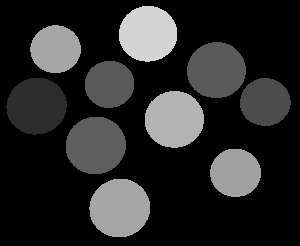
%> input picture implementation/temp/objdet.tif (cropped and resized to the size of MATLAB's example picture, made grey), 300 x 246 px, given in place of coins.png, which was not available
$ octave objdet.m   (GNU Octave 9; MATLAB toolbox functions it lacks are replaced by stand-ins)
%> lines starting %> are read from the running program, lines starting %| are printed output that depends on the picture; in (x1, y1, x2, y2) boxes, pixels count from 0 and x2, y2 are one past the last pixel; in counts of white or black regions, pixels touching at a corner belong together; the program's own positions count from 1; pictures that were not available may be replaced by others from this repository, and a replacement may not be noted
%------------------------------------------------------------------------------------------------
% Demo to illustrate simple blob detection, measurement, and filtering.
% Requires the Image Processing Toolbox (IPT) because it demonstates some functions
% supplied by that toolbox, plus it uses the "coins" demo image supplied with that toolbox.
% If you have the IPT (you can check by typing ver on the command line), you should be able to
% run this demo code simply by copying and pasting this code into a new editor window,
% and then clicking the green "run" triangle on the toolbar.
% Running time = 7.5 seconds the first run and 2.5 seconds on subsequent runs.
% A similar Mathworks demo:
% http://www.mathworks.com/products/image/demos.html?file=/products/demos/shipping/images/ipexprops.html
% Code written and posted by ImageAnalyst, July 2009.
%------------------------------------------------------------------------------------------------
% function BlobsDemo()
% echo on;
% Startup code.
tic; % Start timer.
clc; % Clear command window.
clear all; % Get rid of variables from prior run of this m-file.
disp('Running BlobsDemo.m...'); % Message sent to command window.
workspace; % Show panel with all the variables.

% Change the current folder to the folder of this m-file.
% (The line of code below is from Brett Shoelson of The Mathworks.)
if(~isdeployed)
	cd(fileparts(which(mfilename)));
end

% Read in standard MATLAB demo image
 originalImage = imread('coins.png');
%> originalImage is the input picture: size 246x300 uint8; min 0, max 211, mean 40.9
%  originalImage = imread('E:\CBIR\implementation\temp\pics\28.jpg');
%  originalImage = rgb2gray(originalImage );
 save oI originalImage;
subplot(3, 3, 1);
imshow(originalImage);
% Maximize the figure window.
set(gcf, 'Position', get(0, 'ScreenSize'));
% Force it to display RIGHT NOW (otherwise it might not display until it's all done, unless you've stopped at a breakpoint.)
drawnow;
caption = sprintf('Original "coins" image showing\n6 nickels (the larger coins) and 4 dimes (the smaller coins).');
title(caption);
axis square; % Make sure image is not artificially stretched because of screen's aspect ratio.

% Just for fun, let's get its histogram.
[pixelCount grayLevels] = imhist(originalImage);
%> pixelCount = 256 values, max 50197 at index 1, min 0 at index 2, mean 288.3; grayLevels = 256 values from 0 to 255
subplot(3, 3, 2);
bar(pixelCount); title('Histogram of original image');
xlim([0 grayLevels(end)]); % Scale x axis manually.

% Threshold the image to get a binary image (only 0's and 1's) of class "logical."
% Method #1: using im2bw()
%   normalizedThresholdValue = 0.4; % In range 0 to 1.
%   thresholdValue = normalizedThresholdValue * max(max(originalImage)); % Gray Levels.
%   binaryImage = im2bw(originalImage, normalizedThresholdValue);       % One way to threshold to binary
% Method #2: using a logical operation.
  thresholdValue = 100;
  binaryImage = originalImage > thresholdValue; % Bright objects will be the chosen if you use >.
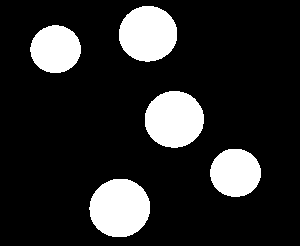
%> binaryImage: size 246x300 logical; 16% white; 5 white regions
%   binaryImage = originalImage < thresholdValue; % Dark objects will be the chosen if you use <.

% Do a "hole fill" to get rid of any background pixels inside the blobs.
binaryImage = imfill(binaryImage, 'holes');

% Show the threshold as a vertical red bar on the histogram.
hold on;
maxYValue = ylim;
hStemLines = stem(thresholdValue, maxYValue(2), 'r');
children = get(hStemLines, 'children');
set(children(2),'visible', 'off');
% Place a text label on the bar chart showing the threshold.
annotationText = sprintf('Thresholded at %d gray levels', thresholdValue);
% For text(), the x and y need to be of the data class "double" so let's cast both to double.
text(double(thresholdValue + 5), double(0.5 * maxYValue(2)), annotationText, 'FontSize', 10, 'Color', [0 .5 0]);
text(double(thresholdValue - 70), double(0.94 * maxYValue(2)), 'Background', 'FontSize', 10, 'Color', [0 0 .5]);
text(double(thresholdValue + 50), double(0.94 * maxYValue(2)), 'Foreground', 'FontSize', 10, 'Color', [0 0 .5]);


% Display the binary image.
subplot(3, 3, 3); imagesc(binaryImage); colormap(gray(256)); title('Binary Image, obtained by thresholding'); axis square;

labeledImage = bwlabel(binaryImage, 8);     % Label each blob so we can make measurements of it
%> labeledImage: size 246x300 double; 6 distinct labels, from 0 to 5
coloredLabels = label2rgb (labeledImage, 'hsv', 'k', 'shuffle'); % pseudo random color labels
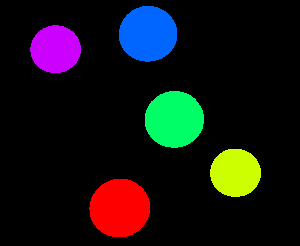
%> coloredLabels: size 246x300x3 uint8; mean R, G, B 20.3, 19.4, 19.1

subplot(3, 3, 4);
imshow(labeledImage, []);
title('Labeled Image, from bwlabel()');
axis square;
subplot(3, 3, 5);
imagesc(coloredLabels);
axis square;
caption = sprintf('Pseudo colored labels, from label2rgb().\nBlobs are numbered from top to bottom, then from left to right.');
title(caption);

% Get all the blob properties.  Can only pass in originalImage in version R2008a and later.
blobMeasurements = regionprops(labeledImage, originalImage, 'all');
%> blobMeasurements = 5 regions; largest, box (x1, y1, x2, y2), Area, Centroid, MajorAxisLength, MinorAxisLength and Eccentricity: (89, 179, 150, 237) 2796 [120.3 208.6] 61 58.39 0.289, (145, 91, 204, 148) 2648 [174.8 120] 59.38 56.8 0.291, (119, 6, 177, 62) 2563 [148.6 34.4] 58.56 55.75 0.306, (210, 149, 261, 197) 1935 [236 173.4] 50.97 48.36 0.316
numberOfBlobs = size(blobMeasurements, 1);
%> numberOfBlobs = 5

% bwboundaries() returns a cell array, where each cell contains the row/column coordinates for an object in the image.
% Plot the borders of all the coins on the original grayscale image using the coordinates returned by bwboundaries.
subplot(3, 3, 6); imagesc(originalImage);
title('Outlines, from bwboundaries()'); axis square;
hold on;
boundaries = bwboundaries(binaryImage);
%> boundaries = 5 boundaries; box (x1, y1, x2, y2) and points: (89, 179, 150, 237) 168, (145, 91, 204, 148) 164, (119, 6, 177, 62) 161, (210, 149, 261, 197) 139, (30, 25, 81, 73) 138
numberOfBoundaries = size(boundaries);
%> numberOfBoundaries = [5 1]
for k = 1 : numberOfBoundaries
	thisBoundary = boundaries{k};
% 	plot(thisBoundary(:,2), thisBoundary(:,1), 'r', 'LineWidth', 2);
	plot(thisBoundary(:,2), thisBoundary(:,1), 'r', 'LineWidth', 2);
end
%> this loop made 5 passes
hold off;


fontSize = 14;	% Used to control size of "blob number" labels put atop the image.
labelShiftX = -7;	% Used to align the labels in the centers of the coins.
blobECD = zeros(1, numberOfBlobs);
% Print header line in the command window.
fprintf(1,'Blob #      Mean Intensity  Area   Perimeter    Centroid       Diameter\n');
% Loop over all blobs printing their measurements to the command window.
for k = 1 : numberOfBlobs           % Loop through all blobs.
	% Find the mean of each blob.  (R2008a has a better way where you can pass the original image
	% directly into regionprops.  The way below works for all versions including earlier versions.)
    thisBlobsPixels = blobMeasurements(k).PixelIdxList;  % Get list of pixels in current blob.
    meanGL = mean(originalImage(thisBlobsPixels)); % Find mean intensity (in original image!)
	meanGL2008a = blobMeasurements(k).MeanIntensity; % Mean again, but only for version >= R2008a

	blobArea = blobMeasurements(k).Area;		% Get area.
	blobPerimeter = blobMeasurements(k).Perimeter;		% Get perimeter.
	blobCentroid = blobMeasurements(k).Centroid;		% Get centroid.
	blobECD(k) = sqrt(4 * blobArea / pi);					% Compute ECD - Equivalent Circular Diameter.
    fprintf(1,'#%2d %17.1f %11.1f %8.1f %8.1f %8.1f % 8.1f\n', k, meanGL, blobArea, blobPerimeter, blobCentroid, blobECD(k));
	% Put the "blob number" labels on the "boundaries" grayscale image.
	text(blobCentroid(1) + labelShiftX, blobCentroid(2), num2str(k), 'FontSize', fontSize, 'FontWeight', 'Bold');
end
%> this loop made 5 passes
%> (meanGL, meanGL2008a, blobArea, blobPerimeter, blobCentroid) on passes 1 to 5: (166, 166, 1899, 151.8, [56.14 49.77]), (165, 165, 2796, 184.6, [120.3 208.6]), (211, 211, 2563, 176.6, [148.6 34.42]), (179, 179, 2648, 179.9, [174.8 120]), (161, 161, 1935, 152.7, [236 173.4])
%| # 1             166.0      1899.0    151.8     56.1     49.8     49.2
%| # 2             165.0      2796.0    184.6    120.3    208.6     59.7
%| # 3             211.0      2563.0    176.6    148.6     34.4     57.1
%| # 4             179.0      2648.0    179.9    174.8    120.0     58.1
%| # 5             161.0      1935.0    152.7    236.0    173.4     49.6
%> after the loop, blobECD = [49.17 59.67 57.13 58.06 49.64]

% Put the labels on the rgb labeled image also.
subplot(3, 3, 5);
for k = 1 : numberOfBlobs           % Loop through all blobs.
	blobCentroid = blobMeasurements(k).Centroid;		% Get centroid.
	text(blobCentroid(1) + labelShiftX, blobCentroid(2), num2str(k), 'FontSize', fontSize, 'FontWeight', 'Bold');
end
%> this loop made 5 passes
%> blobCentroid on passes 1 to 5: [56.14 49.77], [120.3 208.6], [148.6 34.42], [174.8 120], [236 173.4]

% Now I'll demonstrate how to select certain blobs based using the ismember function.
% Let's say that we wanted to find only those blobs
% with an intensity between 150 and 220 and an area less than 2000 pixels.
% This would give us the three brightest dimes (the smaller coin type).
allBlobIntensities = [blobMeasurements.MeanIntensity];
%> allBlobIntensities = [166 165 211 179 161]
allBlobAreas = [blobMeasurements.Area];
%> allBlobAreas = [1899 2796 2563 2648 1935]
% Get a list of the blobs that meet our criteria and we need to keep.
allowableIntensityIndexes = (allBlobIntensities > 150) & (allBlobIntensities < 220);
%> allowableIntensityIndexes = [true true true true true]
allowableAreaIndexes = allBlobAreas < 2000; % Take the small objects.
%> allowableAreaIndexes = [true false false false true]
keeperIndexes = find(allowableIntensityIndexes & allowableAreaIndexes);
%> keeperIndexes = [1 5]
% Extract only those blobs that meet our criteria, and
% eliminate those blobs that don't meet our criteria.
% Note how we use ismember() to do this.
keeperBlobsImage = ismember(labeledImage, keeperIndexes);
%> keeperBlobsImage: size 246x300 logical; 5.2% white; 2 white regions, box (x1, y1, x2, y2) and area: (210, 149, 261, 197) 1935, (30, 25, 81, 73) 1899
% Re-label with only the keeper blobs kept.
labeledDimeImage = bwlabel(keeperBlobsImage, 8);     % Label each blob so we can make measurements of it
%> labeledDimeImage: size 246x300 double; 3 distinct labels, from 0 to 2
% Now we're done.  We have a labeled image of blobs that meet our specified criteria.
subplot(3, 3, 7);
imshow(labeledDimeImage, []);
axis square;
title('"Keeper" blobs (3 brightest dimes in a re-labeled image)');

% Now use the keeper blob as a mask on the original image.
% This will let us display the original image in the regions of the keeper blobs.
maskedImageDime = originalImage; % Simply a copy at first.
maskedImageDime(~keeperBlobsImage) = 0;  % Set all non-keeper pixels to zero.
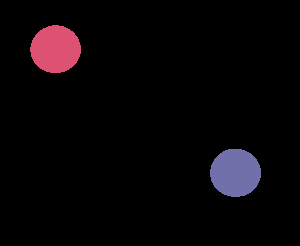
%> maskedImageDime: size 246x300 uint8; 3 distinct labels, from 0 to 166; one colour per label, 0 black
subplot(3, 3, 8);
imshow(maskedImageDime);
axis square;
title('Only the 3 brightest dimes from the original image');

% Now let's get the nickels (the larger coin type)
keeperIndexes = find(allBlobAreas > 2000);  % Take the larger objects.
%> keeperIndexes = [2 3 4]
% Note how we use ismember to select the blobs that meet our criteria.
nickelBinaryImage = ismember(labeledImage, keeperIndexes);
%> nickelBinaryImage: size 246x300 logical; 10.8% white; 3 white regions, box (x1, y1, x2, y2) and area: (89, 179, 150, 237) 2796, (145, 91, 204, 148) 2648, (119, 6, 177, 62) 2563
maskedImageNickel = originalImage; % Simply a copy at first.
maskedImageNickel(~nickelBinaryImage) = 0;  % Set all non-nickel pixels to zero.
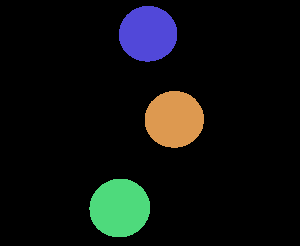
%> maskedImageNickel: size 246x300 uint8; 4 distinct labels, from 0 to 211; one colour per label, 0 black
subplot(3, 3, 9);
imshow(maskedImageNickel, []);
axis square;
title('Only the nickels from the original image');
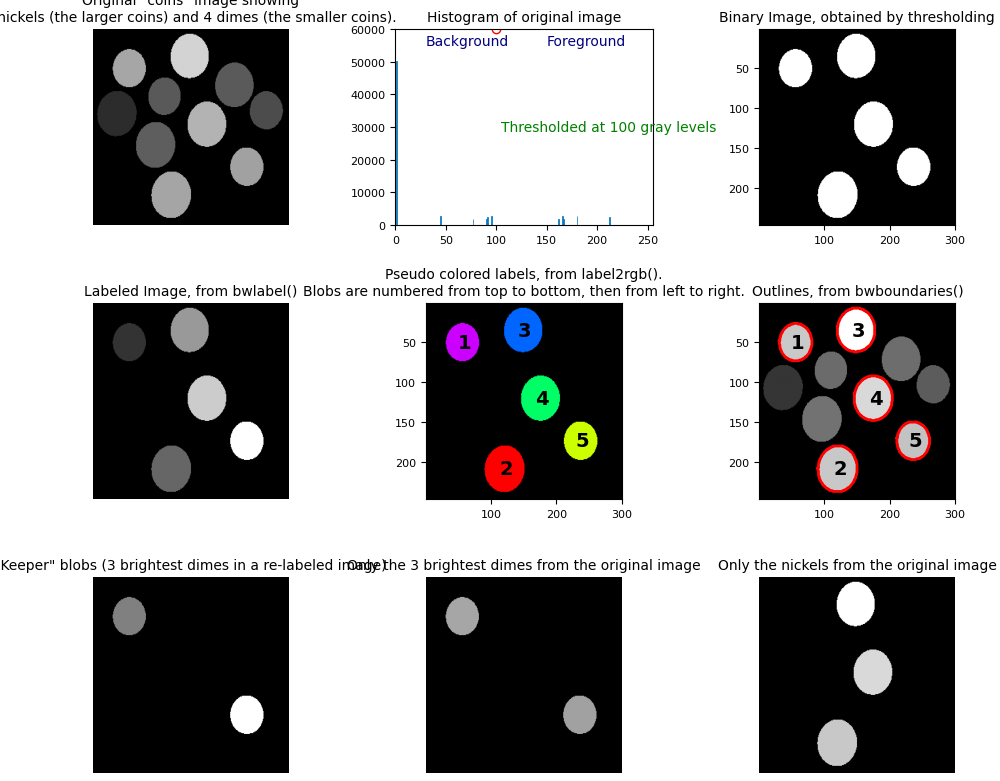
%> figure redrawn from the program's plot data, 9 panels
% [51 lines of commented-out code are left out]

elapsedTime = toc;
% Alert user that the demo is done and give them the option to save an image.
message = sprintf('Finished running BlobsDemo.m.\n\nElapsed time = %.2f seconds.', elapsedTime);
message = sprintf('%s\n\nCheck out the figure window for the images.\nCheck out the command window for the numerical results.', message);
message = sprintf('%s\n\nDo you want to save the pseudo-colored image?', message);
reply = questdlg(message, 'Save image?', 'Yes', 'No', 'No');
%> the answer given: No
% Note: reply will = '' for Upper right X, 'Yes' for Yes, and 'No' for No.
if strcmpi(reply, 'Yes')
	% Ask user for a filename.
	FilterSpec = {'*.tif', 'TIFF images (*.tif)'; '*.*', 'All Files (*.*)'};
	DialogTitle = 'Save image file name';
	% Get the default filename.  Make sure it's in the folder where this m-file lives.
	% (If they run this file but the cd is another folder then pwd will show that folder, not this one.
	thisFile = mfilename('fullpath');
% 	[thisFolder, baseFileName, ext, version] = fileparts(thisFile);
 	[thisFolder, baseFileName, ext] = fileparts(thisFile);
	DefaultName = sprintf('%s/%s.tif', thisFolder, baseFileName);
	[fileName, specifiedFolder] = uiputfile(FilterSpec, DialogTitle, DefaultName);
	% Parse what they actually specified.
% 	[folder, baseFileName, ext, version] = fileparts(fileName);
[folder, baseFileName, ext] = fileparts(fileName);
	% Create the full filename, making sure it has a tif filename.
	fullImageFileName = fullfile(specifiedFolder, [baseFileName '.tif']);
	% Save the labeled image as a tif image.
	imwrite(uint8(coloredLabels), fullImageFileName);
	% Just for fun, read image back into the imtool utility to demonstrate that tool.
	tifimage = imread(fullImageFileName);
	imtool(tifimage, []);
end

message = sprintf('Would you like to crop out each coin to individual images?');
reply = questdlg(message, 'Extract Individual Images?', 'Yes', 'No', 'Yes');
%> the answer given: Yes
% Note: reply will = '' for Upper right X, 'Yes' for Yes, and 'No' for No.
if strcmpi(reply, 'Yes')
	figure;
	% Maximize the figure window.
	set(gcf, 'Position', get(0, 'ScreenSize'));
	for k = 1 : numberOfBlobs           % Loop through all blobs.
		% Find the bounding box of each blob.
		thisBlobsBoundingBox = blobMeasurements(k).BoundingBox;  % Get list of pixels in current blob.
		% Extract out this coin into it's own image.
		subImage = imcrop(originalImage, thisBlobsBoundingBox);
		% Display the image with informative caption.
		subplot(3, 4, k);
		imshow(subImage);
		caption = sprintf('Coin #%d\nDiameter = %.1f pixels\nArea = %d pixels', k, blobECD(k), blobMeasurements(k).Area);
		title(caption, 'FontSize', 14);
	end
%> this loop made 5 passes
%> thisBlobsBoundingBox on passes 1 to 5: [30.5 25.5 51 48], [89.5 179.5 61 58], [119.5 6.5 58 56], [145.5 91.5 59 57], [210.5 149.5 51 48]
%> pass 1, `subImage = imcrop(originalImage, thisBlobsBoundingBox);`:
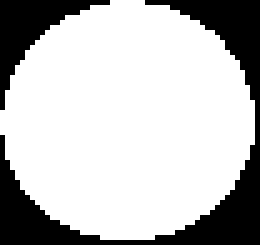
%> subImage: size 49x52 uint8 (shown 5 times larger); values 0 (black) and 166 (white), 74.5% white; 2 black regions, box (x1, y1, x2, y2) and area: (0, 0, 52, 49) 498, (0, 0, 22, 22) 151

	% Display the MATLAB "peaks" logo.
	logoFig = subplot(3,4, 12);
	caption = sprintf('A MATLAB Demo\nby ImageAnalyst');
	text(0.5,1.15, caption, 'Color','r', 'FontSize', 18, 'FontWeight','b', 'HorizontalAlignment', 'Center') ;
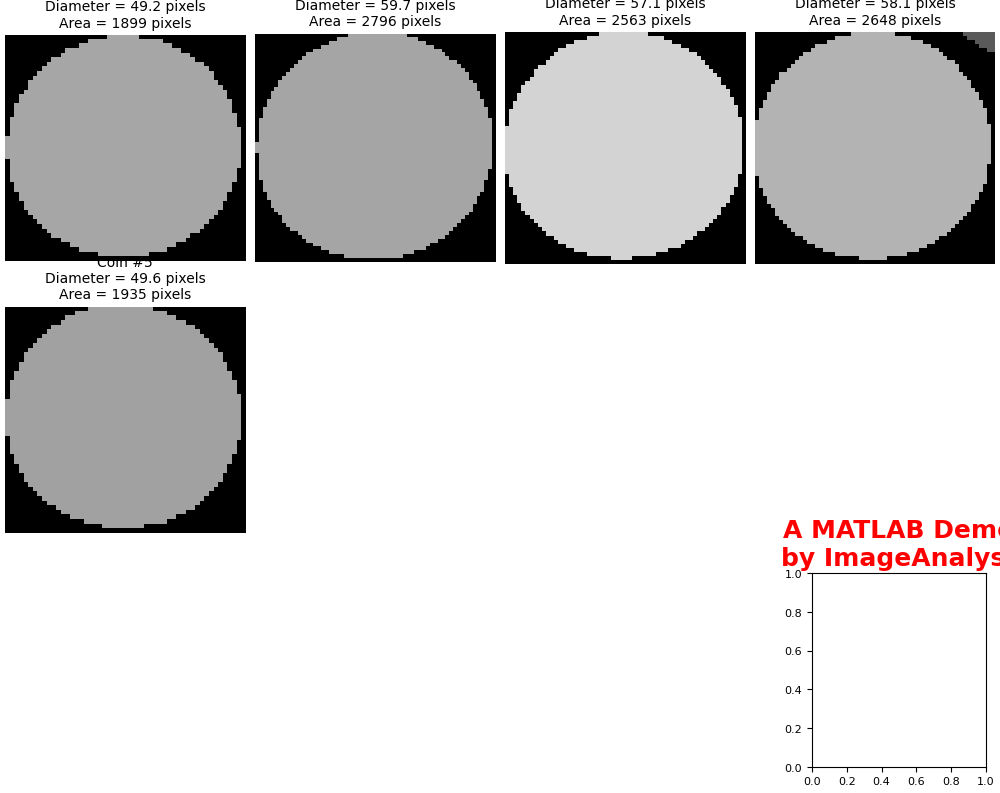
%> figure redrawn from the program's plot data, 6 panels
	positionOfLowerRightPlot = get(logoFig, 'position');
%> (the run ends here)
